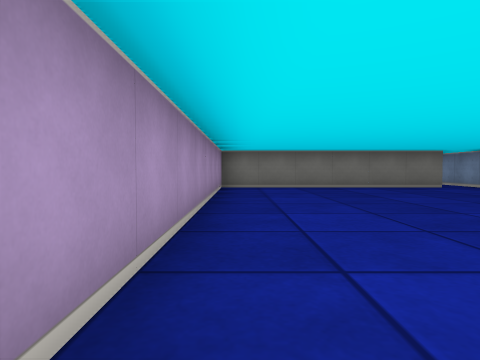
[1] (above)

22 first-person views from a walk through a cub3D level. The camera is about half as high as the walls, tilts 2° down and sees 75° across. The floor is counted in squares. Each view is taken from the middle of a square. On the plan, view 1 faces up. The plan holds only what a view shows up to about 9 squares ahead; the rest is blank. The place goes on beyond the plan.

[2]
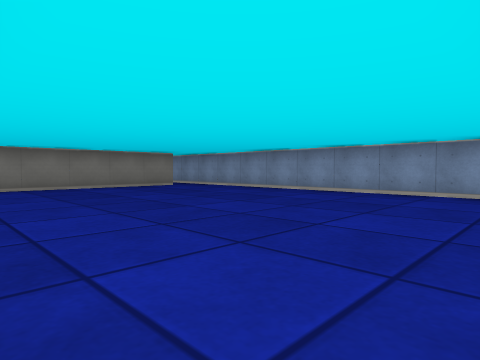

[3]
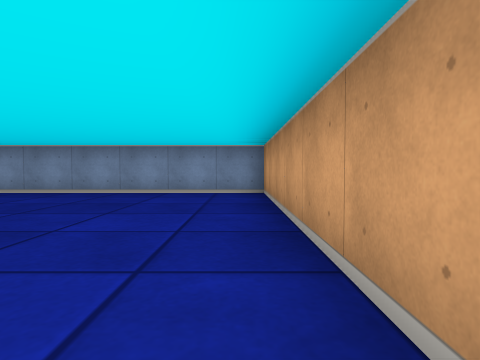

[4]
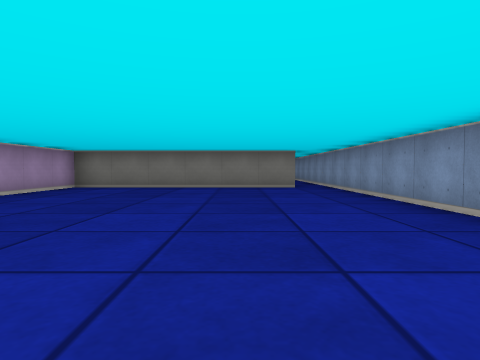

[5]
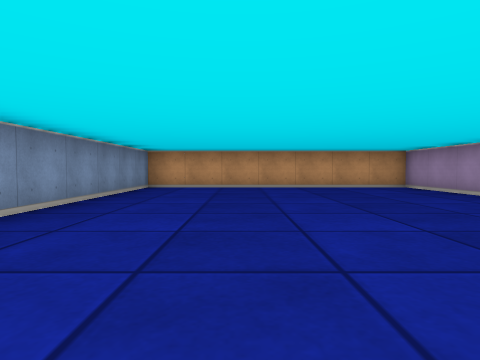

[6]
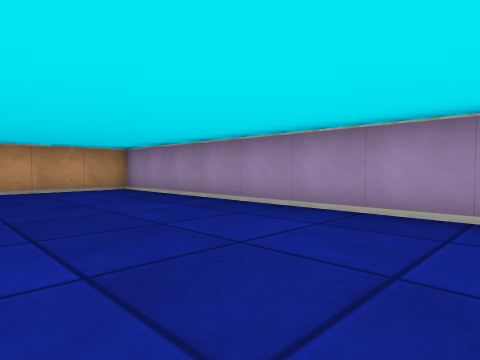

[7]
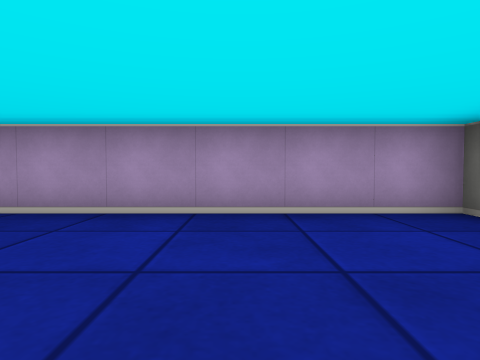

[8]
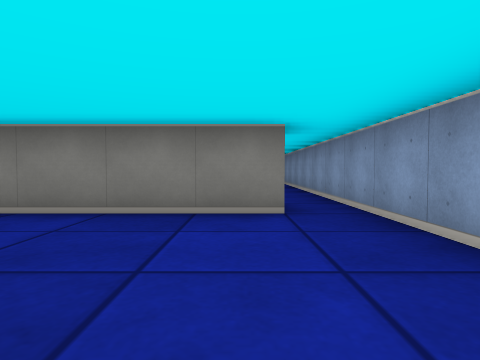

[9]
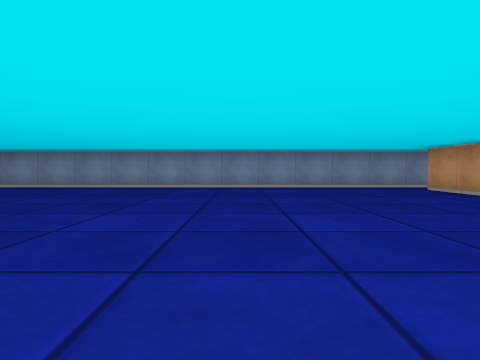

[10]
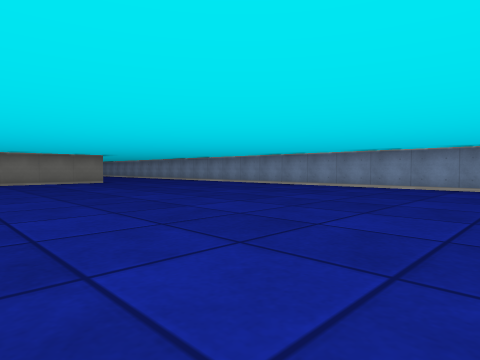

[11]
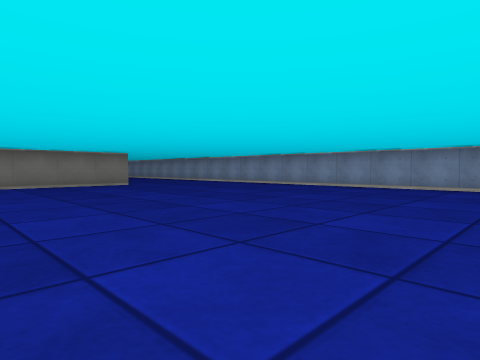

[12]
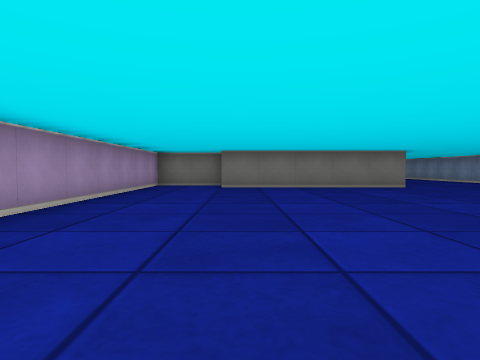

[13]
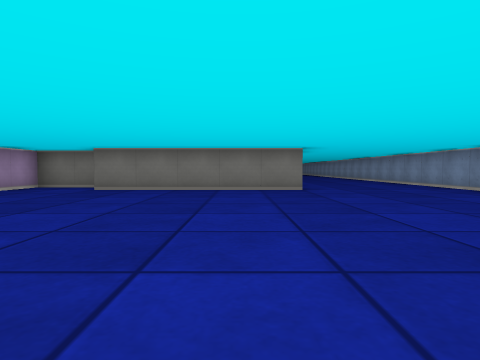

[14]
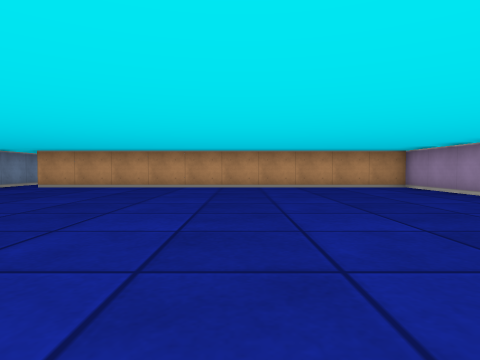

[15]
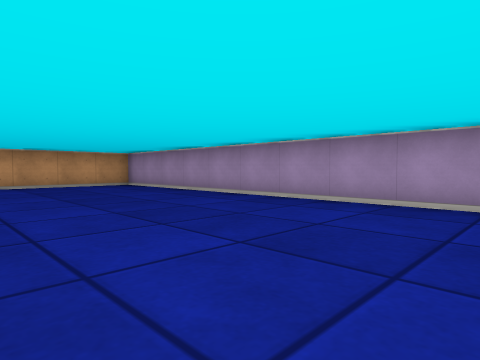

[16]
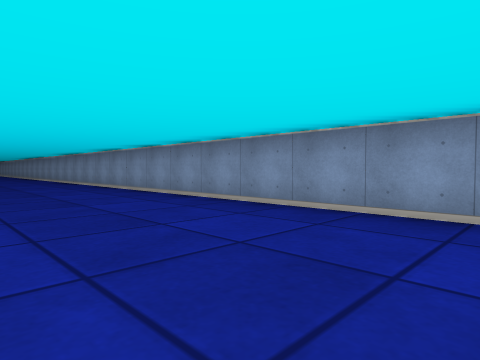

[17]
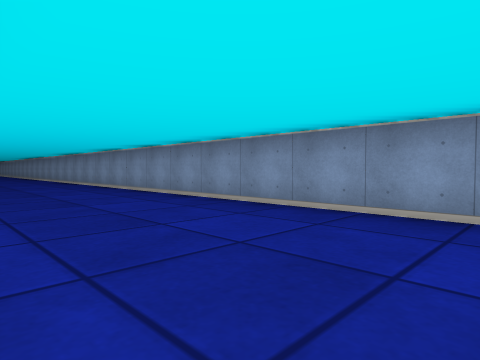

[18]
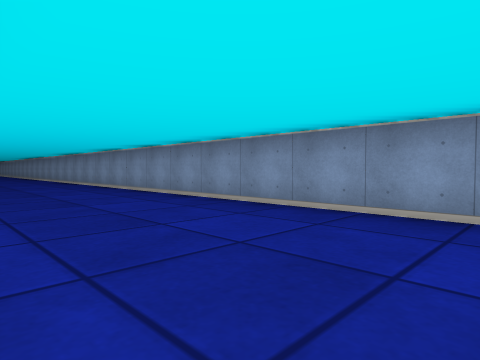

[19]
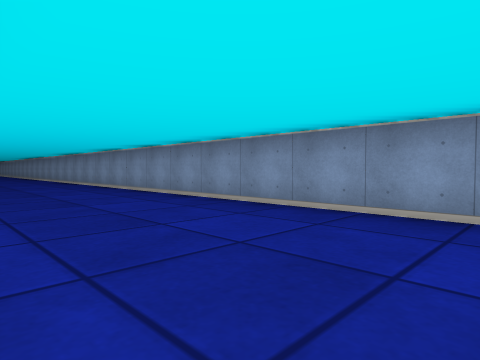

[20]
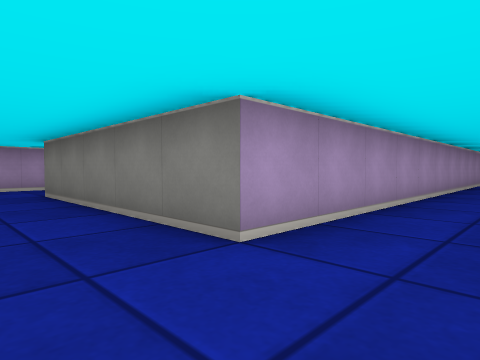

[21]
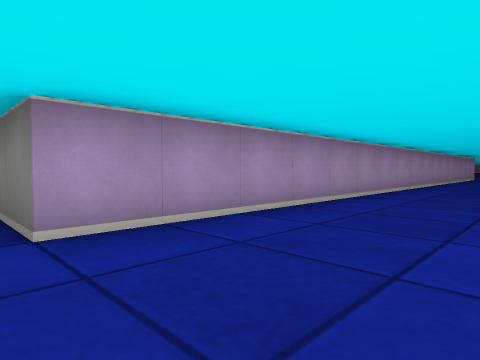

[22]
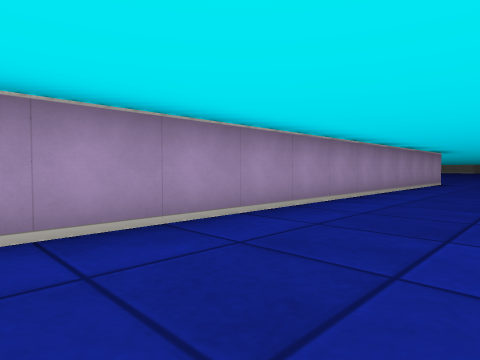

### Floor plan
Points are (right, up) in squares from view 1. A wall is a line through its corners. A room is listed if a view was taken in it or the views show most of it. See-through windows are left out.
Room 1 (views 1, 2, 3, 4, 5, 6, 7, 8)
walls: (5.6, 8.5) (-0.5, 8.5) (-0.5, -0.5) (6.5, -0.5) (6.5, 8.4)
ways out: opening at (6, 9) to room 2
Room 2 (views 9, 10, 11, 12, 13, 14, 15, 16, 17, 18, 19, 20, 21, 22)
walls: (6.5, 23.4) (6.5, 44.2); (-2.9, 26.5) (-4.5, 26.5) (-4.5, 20.1); (-4.5, 18.5) (-4.5, 9.5) (5.5, 9.5); (6.5, 8.4) (6.5, 20.6); (2.5, 41.2) (2.5, 25.5) (-2.5, 25.5)
ways out: opening at (6, 9) to room 1; opening at (4.5, 43.8)

Where each view was taken, in squares from view 1:
view 1: 0 up, 0 right, facing up
view 2: 0 up, 0 right, facing up-right
view 3: 0 up, 0 right, facing right
view 4: 0 up, 4 right, facing up
view 5: 8 up, 4 right, facing down
view 6: 7 up, 3 right, facing down-left
view 7: 6 up, 3 right, facing left
view 8: 5 up, 5 right, facing up
view 9: 14 up, 2 left, facing right
view 10: 14 up, 2 left, facing up-right
view 11: 16 up, 2 left, facing up-right
view 12: 17 up, 2 left, facing up
view 13: 18 up, 1 right, facing up
view 14: 18 up, 0 right, facing down
view 15: 19 up, 0 right, facing down-left
view 16: 23 up, 3 right, facing up-right
view 17: 27 up, 3 right, facing up-right
view 18: 33 up, 3 right, facing up-right
view 19: 35 up, 3 right, facing up-right
view 20: 24 up, 4 right, facing up-left
view 21: 25 up, 5 right, facing up-left
view 22: 31 up, 5 right, facing up-left
